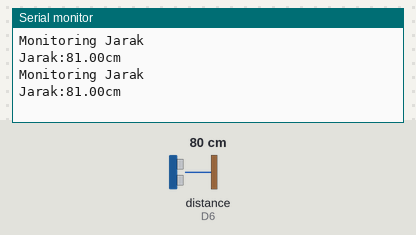
The sketch below on a simulated ESP8266 (NodeMCU). On the bench: the last lines printed to the serial monitor. Inputs (shaded band) come from the test bench; at power-on: distance to the obstacle (sensor on D6) 80 cm. The echo pulse lasts 58.3 µs per cm.

Above: at 1.8 s.
1.9 s: distance to the obstacle (sensor on D6) set to 2 cm
At 2.7 s:
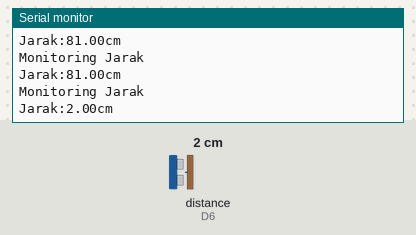
3.4 s: distance to the obstacle (sensor on D6) set to 4 cm
At 4.8 s:
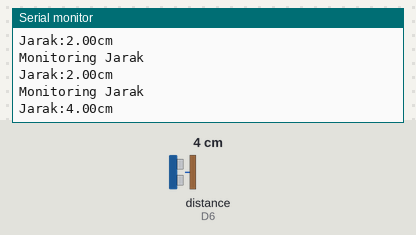
Timing chart, 0 to 6.4 s (numbered marks = the images above; inputs shaded):
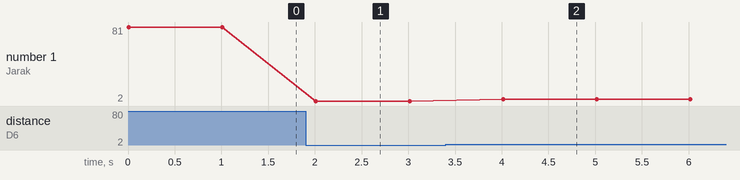

Measured:
- after the input at 1.9 s, the serial monitor: prints a new line after 0.11 s (image 1)
- after the input at 3.4 s, the serial monitor: prints a new line after 0.61 s (image 2)
- plotted number 1: 81 → 2 after the input at 1.9 s, 2 → 4 after the input at 3.4 s

The sketch:

sensor_jarak.ino
```cpp
#include <NewPing.h> //Library untuk HC-SR04
#define TRIGGER_PIN  D5  //Pin Trigger HC-SR04 pada NodeMCU
#define ECHO_PIN     D6  //Pin Echo HC-SR04 pada NodeMCU
#define MAX_DISTANCE 250 //Maksimum Pembacaan Jarak (cm)

NewPing sonar(TRIGGER_PIN, ECHO_PIN, MAX_DISTANCE); //Setup Pin HC-SR04 dan Jarak Pembacaan dengan Fungsi Library

void setup() {
  Serial.begin(115200); //Memulai Komunikasi Serial Monitor
}

void loop() {
  float jarak = sonar.ping_cm(); //Melakukan Pembacaan Jarak dalam bentuk cm
  //Mencetak Hasil Pembacaan pada Serial Monitor
  Serial.println("Monitoring Jarak");
  Serial.print("Jarak:");
  Serial.print(jarak);
  Serial.println("cm");
  delay(1000); //Delay 1 Detik
}
```
